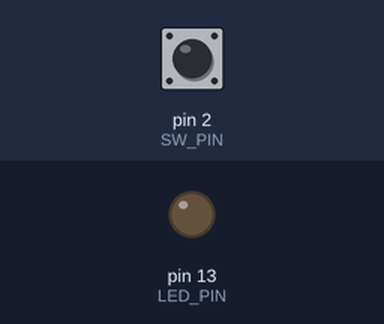
This sketch was run on a simulated Arduino Uno, built with avr-gcc and run on an emulated ATmega328P. Parts: output pins drawn as LEDs (lit = HIGH). The test bench sets the inputs (shaded band); at power-on: pin 2 (SW_PIN) HIGH.

Above: at 1.2 s.
1.3 s: pin 2 (SW_PIN) pulled LOW for 0.15 s
At 2.2 s:
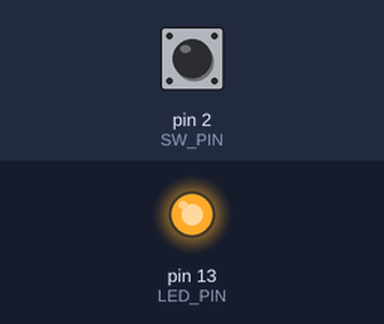
2.9 s: pin 2 (SW_PIN) pulled LOW for 1 s
At 3.4 s:
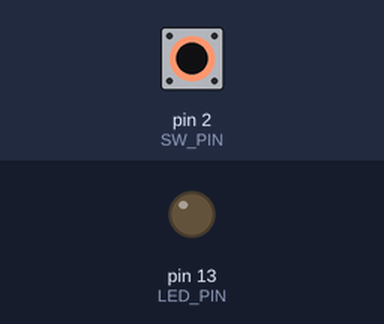
5.4 s: pin 2 (SW_PIN) pulled LOW for 3.2 s
At 6.5 s:
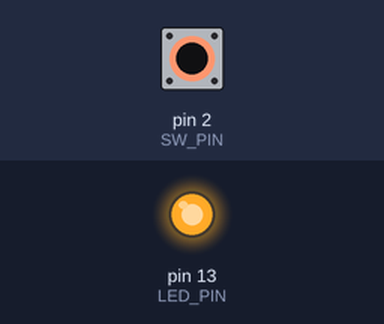
Timing chart, 0 to 8.4 s (numbered marks = the images above; inputs shaded):
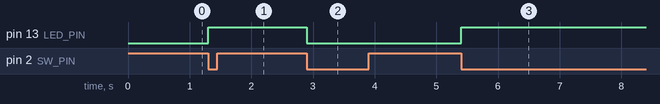

Measured:
- after the input at 1.3 s, pin 13 (LED_PIN): LOW → HIGH at once
- after the input at 2.9 s, pin 13 (LED_PIN): HIGH → LOW at once
- after the input at 5.4 s, pin 13 (LED_PIN): LOW → HIGH at once

The sketch:

hatten2-4-3.ino
```cpp
const int LED_PIN = 13; //LEDをD13に定義
const int SW_PIN = 2; //SWITCHをD2に定義
volatile int swnow;
volatile int swprev;
unsigned long timePrev = 0; //基準となる時間を格納
volatile int output = LOW; //ディジタル出力の値を格納する変数:初期:LOW
/* 初期設定 */
void setup() {
  pinMode(LED_PIN,OUTPUT); //D13をディジタル出力に設定
  pinMode(SW_PIN,INPUT);
  /*外部割り込みの設定
    割り込みに使用するディジタルポートをD2に設定(1番目の引数="0")
    割り込みサービスルーチンblink関数を実行(2番目の引数=関数名)
    (例)割り込み要因としてスイッチの状態が"LOW"のときに発生(3番目の引数)
   */
   attachInterrupt(0,blink,FALLING);
}

void loop() {
  swnow = digitalRead(SW_PIN);
  swprev = digitalRead(SW_PIN);
  if(swprev == LOW || swnow == HIGH){
    timePrev = millis();
    while(millis() - timePrev >= 10){
      //10ms待つ
    }
  }
  digitalWrite(LED_PIN,output); //スイッチを押すたびに点灯・消灯を繰り返す
}

void blink() { //割り込みの条件にあわせLEDが点灯・消灯を繰り返す
  timePrev = millis();
  output = !output; //ディジタル出力を反転
  while(millis()-timePrev >= 10 ){
    //10ms待つ
  }
}
```
